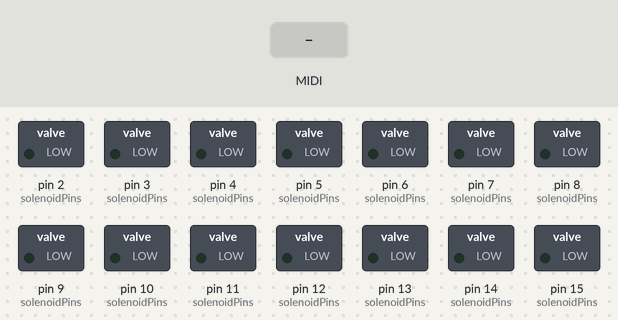
Bench run of a sketch on a simulated Arduino Mega 2560, built with avr-gcc and run on an emulated ATmega2560. Shown: switched loads named in the sketch (green lamp = pin HIGH). The inputs (shaded band) are chosen by the test bench. MIDI output is not drawn.

Above: at 1.2 s.
1.3 s: MIDI note 36 received
At 2.5 s:
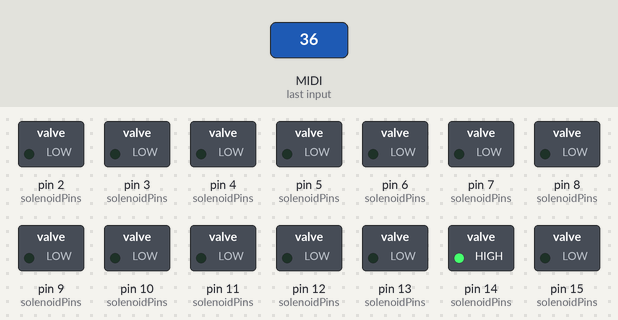
2.8 s: MIDI note 72 received
At 3.8 s:
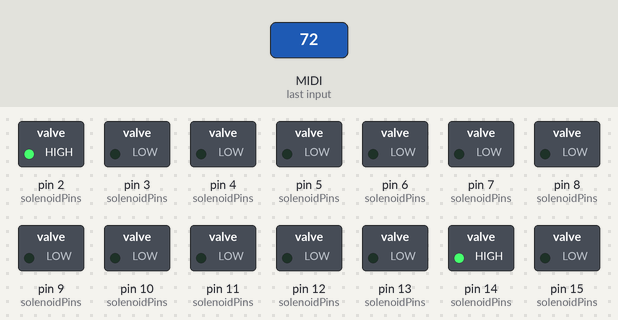
Timing chart, 0 to 5.8 s (numbered marks = the images above; inputs shaded):
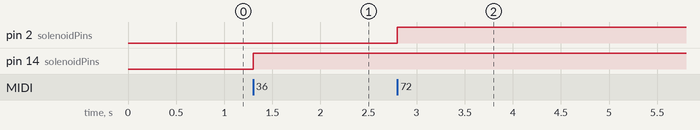

The sketch:

Solenoid_DrummerRevA.ino
```cpp
#include <MIDI.h>

/*
 * ARDUINO MIDI SOLENOID DRUMKIT
 * By: Jonathan Kayne, 2019
 * For use at Pluralsight Live 2019
 *
 * This program uses an Arduino Mega with a custom Shield
 * to drive 14 solenoids as drums.
 * This is based off the Adafruit version, but does not
 * have the same limitations due the use of a non-blocking delay.
 */

 //Pins
 #define SOLENOID_1 2
 #define SOLENOID_2 3
 #define SOLENOID_3 4
 #define SOLENOID_4 5
 #define SOLENOID_5 6
 #define SOLENOID_6 7
 #define SOLENOID_7 8
 #define SOLENOID_8 9
 #define SOLENOID_9 10
 #define SOLENOID_10 11
 #define SOLENOID_11 12
 #define SOLENOID_12 13
 #define SOLENOID_13 14
 #define SOLENOID_14 15

 #define NUM_SOLENOIDS 14

 //The delay value in milliseconds for the on time
 #define HIT_DURATION 8

 //variables
 unsigned long solenoidPins[] = {SOLENOID_1, SOLENOID_2, SOLENOID_3, SOLENOID_4, SOLENOID_5, SOLENOID_6, SOLENOID_7, SOLENOID_8, SOLENOID_9, SOLENOID_10, SOLENOID_11, SOLENOID_12, SOLENOID_13, SOLENOID_14};
 unsigned long prevOnTimeMillis[] = {0, 0, 0, 0, 0, 0, 0, 0, 0, 0, 0, 0, 0, 0}; //holds the last time the motor was turned on
 bool solenoidState[] = {LOW, LOW, LOW, LOW, LOW, LOW, LOW, LOW, LOW, LOW, LOW, LOW, LOW, LOW}; //keep track of the solenoid state

 MIDI_CREATE_DEFAULT_INSTANCE(); //use default MIDI settings


void setup() {
  //set solenoids as outputs
  for (int s = 0; s < NUM_SOLENOIDS; s++)
  {
    pinMode(solenoidPins[s], OUTPUT);
  }

  MIDI.begin(MIDI_CHANNEL_OMNI); //listen to all MIDI channels
  MIDI.setHandleNoteOn(handleNoteOn); //execute function when note on message is recieved
}

void loop()
{
  MIDI.read(); //read MIDI messages
  turnOffSolenoid();  //reset solenoid after a certain duration
}

void handleNoteOn(byte channel, byte pitch, byte velocity) //MIDI Note ON Command
{
  int solenoid = pitch - 24; //which solenoid to activate
  // when a C1 is played, the first solenoid will be selected, because
  // MIDI pitch 24 corresponds to C1.

  digitalWrite(solenoidPins[solenoid], HIGH); //turn on selected solenoid
  solenoidState[solenoid] = HIGH; //set state to true
  prevOnTimeMillis[solenoid] = millis(); //update time

}

void turnOffSolenoid()
{
  for (int i = 0; i < NUM_SOLENOIDS; i++)
  {
    //when the time has elapsed and the solenoid is on turn off the solenoid
    if ((millis() - prevOnTimeMillis[i] >= HIT_DURATION) && (solenoidState == 1))
    {
      digitalWrite(solenoidPins[i], LOW);
      solenoidState[i] = LOW;
    }
  }
}
```

Measured:
- after the input at 1.3 s, pin 14 (solenoidPins): LOW → HIGH at once
- after the input at 2.8 s, pin 2 (solenoidPins): LOW → HIGH at once
